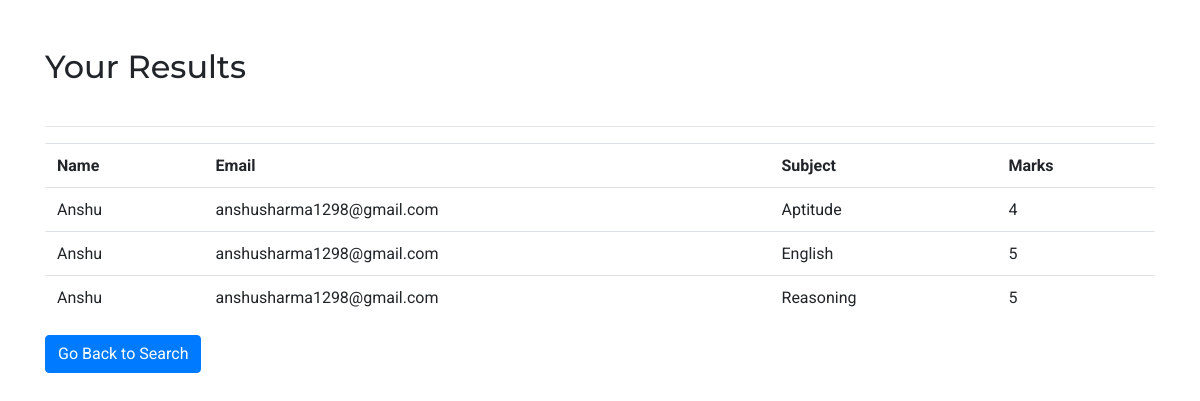
/Result.php (signed in), run on the app's committed database.
### tables this page shows
CREATE TABLE `result` (
  `ID` int(11) NOT NULL,
  `Name` varchar(50) NOT NULL,
  `Email` varchar(50) NOT NULL,
  `Subject` varchar(50) NOT NULL,
  `Marks` int(50) NOT NULL
);

### Result.php (the view, shortened to what this page needs)
<div class="container">
	<h2>Your Results</h2>
	<br><hr>
	<?php
	include('bootstrapFiles.php');
	$email = $_SESSION['email'];
		$con = mysqli_connect("localhost","root","","onlinetest");
		$result = mysqli_query($con,"SELECT * FROM `result` WHERE `Email` = '$email'");
	?>
		<table class="table table-hover">
		<tr>
			<th>Name</th><th>Email</th><th>Subject</th><th>Marks</th>
		</tr>
	<?php
	while($row = mysqli_fetch_array($result))
	{
	?>
		<tr>
			<td><?php echo $row['Name'];?></td>
			<td><?php echo $row['Email'];?></td>
			<td><?php echo $row['Subject'];?></td>
			<td><?php echo $row['Marks'];?></td>
		</tr>
	<?php
	}
	?>
	</table>
<a href="index.php" class="btn btn-primary">Go Back to Search</a>
</div>

### css/style.css (style rules this page uses)
body a, .slider-info a { transition: 0.5s all; -webkit-transition: 0.5s all; -moz-transition: 0.5s all; -o-transition: 0.5s all; -ms-transition: 0.5s all; text-decoration: none; outline: none; }
h1, h2, h3, h4, h5, h6 { margin: 0; font-family: 'Montserrat', sans-serif; }
header h1, { line-height: 0; }

### data on the page
result: Name "Anshu", Email "anshusharma1298@gmail.com", Subject "Aptitude", Marks "4"
result: Name "Anshu", Email "anshusharma1298@gmail.com", Subject "English", Marks "5"
result: Name "Anshu", Email "anshusharma1298@gmail.com", Subject "Reasoning", Marks "5"
